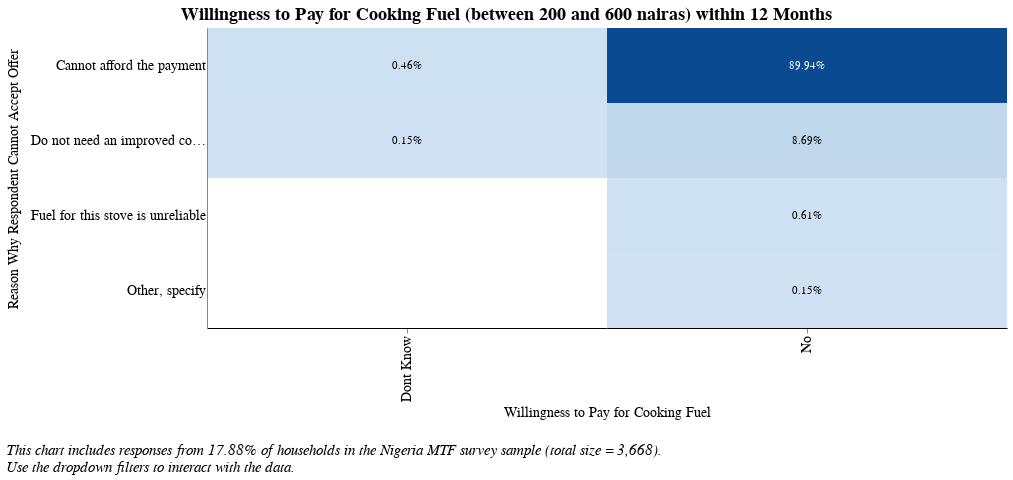

The notebook cell saved with this chart:
### Code cell
# WTP Fuel vs Reason Why/Why not

# Data
alt.data_transformers.disable_max_rows()
source = cooking_expense[cooking_expense[['k6', 'k7']].notnull().all(1)]

col1 = source['k6'] != 'NaN'
col2 = source['elc_aggr_tier'] != 'NaN'

source = source[conjunction(col1,col2)]
df = source[['hh_id','elc_aggr_tier','k6', 'k7', 'locality']]

# Configure common options
base = alt.Chart(df).transform_aggregate(
    chart_count='count()',
    groupby=['k6', 'k7']
).encode(
    alt.X('k6:O', 
          scale=alt.Scale(paddingInner=0), 
          title = "Willingness to Pay for Cooking Fuel"),
    alt.Y('k7:O', 
          scale=alt.Scale(paddingInner=0), 
          title = "Reason Why Respondent Cannot Accept Offer"),
)

# Configure heatmap
heatmap = base.mark_rect().encode(
    color=alt.Color('chart_count:Q',
        scale=alt.Scale(scheme='blues'),
        legend=None
    )
)

# Configure text
text = base.mark_text(baseline='middle'
).transform_joinaggregate(
    count = 'count(chart_count)',
    groupby = ['k6', 'k7']
).transform_calculate(
    pct = alt.datum.chart_count / df.shape[0]
).encode(
    text=alt.Text('pct:Q', format = '.2%'),
    color=alt.condition(
        alt.datum.chart_count < 300, # Change the color of the text here
        alt.value('black'),
        alt.value('white')
    )
)

# Locality Filter
locality_options = [None, 0, 1]
locality_labels = ['National', 'Urban', 'Rural']

locality_dropdown=alt.binding_select(
    options= locality_options, 
    labels = locality_labels, 
    name = "Locality Breakdown  ")
locality_select=alt.selection_single(
    fields=['locality'],
    bind=locality_dropdown)

# Tier Filter
tiers = [None, 'Tier 0', 'Tier 1', 'Tier 2', 'Tier 3', 'Tier 4', 'Tier 5']
tier_labels = ['All Tiers', 'Tier 0', 'Tier 1', 'Tier 2', 'Tier 3', 'Tier 4', 'Tier 5']
tier_dropdown=alt.binding_select(options=tiers, labels = tier_labels, name = "Tiers  ")
tier_select=alt.selection_single(fields=['elc_aggr_tier'],
                                bind=tier_dropdown)

# Roof filter
#roofs = [None, 'Corrugated iron sheet', 'Concrete/Cement', 'Thatch', 'Wood and mud', 'Bamboo/Reed', 
 #        'Plastic canvas', 'Asbestos', 'Bricks']
#roof_labels = ['All roof types', 'Corrugated iron sheet', 'Concrete/Cement', 'Thatch', 'Wood and mud', 'Bamboo/Reed', 
 #        'Plastic canvas', 'Asbestos', 'Bricks']
#roof_dropdown=alt.binding_select(options=roofs, labels = roof_labels, name = "Roofs  ")
#roof_select=alt.selection_single(fields=['b_b_11'],
 #                               bind=roof_dropdown)

# Percentage of responses shown in the chart
pct_responses = round(len(pd.unique(df[df[['k6']].notnull().all(1)]['hh_id'])) /
            3668 *100, 2) #change dataframe variable name    

# Draw the chart
final = (heatmap + text).properties(
    height = 300,
    width = 800
).add_selection(
    locality_select
).transform_filter(
    locality_select
).add_selection(
    tier_select
).transform_filter(
    tier_select 
# ).add_selection(
#     roof_select
# ).transform_filter(
#     roof_select
).properties(
    title={
      "text": ['Willingness to Pay for Cooking Fuel (between 200 and 600 nairas) within 12 Months'], 
    #  "subtitle": ["You are viewing XX% of responses from the Kenya Multi-Tiered Framework Survey.", " "],
      "color": "black",
      "subtitleColor": "black"
    }
)

final = alt.concat(final,
    title=alt.TitleParams(
        ['', '',  
         'This chart includes responses from {}% of households in the Nigeria MTF survey sample (total size = 3,668).'.format(
             pct_responses),
         'Use the dropdown filters to interact with the data.'],
        baseline='bottom',
        orient='bottom',
        anchor='start',
        font = 'Times New Roman',
        fontWeight='normal',
        fontStyle = "italic",
        fontSize=15)
)

final

### Figure 1 — Vega-Lite specification as saved in the notebook (floating-point values rounded to 4 significant figures; data arrays with more than 128 entries replaced by an {"elided": "..."} marker saying what was removed)
{"width": 800, "height": 400, "config": {"title": {"fontSize": 18, "font": "Times New Roman", "anchor": "center", "fontColor": "#000000"}, "axisX": {"domain": true, "domainColor": "#000000", "grid": false, "labelFont": "Times New Roman", "labelFontSize": 14, "titleFont": "Times New Roman", "titleFontSize": 14, "titleFontWeight": "normal", "title": "X Axis Title (units)"}, "axisY": {"domain": true, "grid": false, "gridColor": "#DEDDDD", "gridWidth": 1, "labelFont": "Times New Roman", "labelFontSize": 14, "labelAngle": 0, "ticks": false, "titleFont": "Times New Roman", "titleFontSize": 14, "titleFontWeight": "normal", "titlePadding": 10, "title": "Y Axis Title (units)"}, "range": {"category": ["#2980B9", "#003366", "#FFAE19", "#D68910", "#E67E22", "#D35400", "#FF4500", "#FF6162", "#438B28", "#45B39D", "#99ADC1", "#212F3C"]}, "legend": {"labelFont": "Times New Roman", "labelFontSize": 14, "symbolType": "square", "symbolSize": 100, "titleFont": "Times New Roman", "titleFontSize": 14, "titleFontWeight": "normal", "title": "Legend", "orient": "right", "offset": 0}, "tooltip": {"font": "Open Sans"}, "view": {"stroke": "transparent", "text": {"font": "Times New Roman", "color": ["#2980B9", "#003366", "#FFAE19", "#D68910", "#E67E22", "#D35400", "#FF4500", "#FF6162", "#438B28", "#45B39D", "#99ADC1", "#212F3C"], "fontSize": 14, "align": "right", "fontWeight": 400, "size": 14}, "bar": {"size": 40, "binSpacing": 1, "continuousBandSize": 30, "discreteBandSize": 30, "fill": ["#2980B9", "#003366", "#FFAE19", "#D68910", "#E67E22", "#D35400", "#FF4500", "#FF6162", "#438B28", "#45B39D", "#99ADC1", "#212F3C"], "stroke": false}}}, "concat": [{"layer": [{"mark": "rect", "encoding": {"color": {"type": "quantitative", "field": "chart_count", "legend": null, "scale": {"scheme": "blues"}}, "x": {"type": "ordinal", "field": "k6", "scale": {"paddingInner": 0}, "title": "Willingness to Pay for Cooking Fuel"}, "y": {"type": "ordinal", "field": "k7", "scale": {"paddingInner": 0}, "title": "Reason Why Respondent Cannot Accept Offer"}}, "selection": {"selector011": {"type": "single", "fields": ["locality"], "bind": {"input": "select", "options": [null, 0, 1], "labels": ["National", "Urban", "Rural"], "name": "Locality Breakdown  "}}, "selector012": {"type": "single", "fields": ["elc_aggr_tier"], "bind": {"input": "select", "options": [null, "Tier 0", "Tier 1", "Tier 2", "Tier 3", "Tier 4", "Tier 5"], "labels": ["All Tiers", "Tier 0", "Tier 1", "Tier 2", "Tier 3", "Tier 4", "Tier 5"], "name": "Tiers  "}}}, "transform": [{"aggregate": [{"op": "count", "as": "chart_count"}], "groupby": ["k6", "k7"]}]}, {"mark": {"type": "text", "baseline": "middle"}, "encoding": {"color": {"condition": {"value": "black", "test": "(datum.chart_count < 300)"}, "value": "white"}, "text": {"type": "quantitative", "field": "pct", "format": ".2%"}, "x": {"type": "ordinal", "field": "k6", "scale": {"paddingInner": 0}, "title": "Willingness to Pay for Cooking Fuel"}, "y": {"type": "ordinal", "field": "k7", "scale": {"paddingInner": 0}, "title": "Reason Why Respondent Cannot Accept Offer"}}, "transform": [{"aggregate": [{"op": "count", "as": "chart_count"}], "groupby": ["k6", "k7"]}, {"joinaggregate": [{"op": "count", "field": "chart_count", "as": "count"}], "groupby": ["k6", "k7"]}, {"calculate": "(datum.chart_count / 656)", "as": "pct"}]}], "height": 300, "title": {"text": ["Willingness to Pay for Cooking Fuel (between 200 and 600 nairas) within 12 Months"], "color": "black", "subtitleColor": "black"}, "transform": [{"filter": {"selection": "selector011"}}, {"filter": {"selection": "selector012"}}], "width": 800}], "data": {"name": "data-a6ed78dc62a14ce8381164be953f5421"}, "title": {"text": ["", "", "This chart includes responses from 17.88% of households in the Nigeria MTF survey sample (total size = 3,668).", "Use the dropdown filters to interact with the data."], "anchor": "start", "baseline": "bottom", "font": "Times New Roman", "fontSize": 15, "fontStyle": "italic", "fontWeight": "normal", "orient": "bottom"}, "$schema": "https://vega.github.io/schema/vega-lite/v4.8.1.json", "datasets": {"data-a6ed78dc62a14ce8381164be953f5421": {"elided": "656 records"}}}
